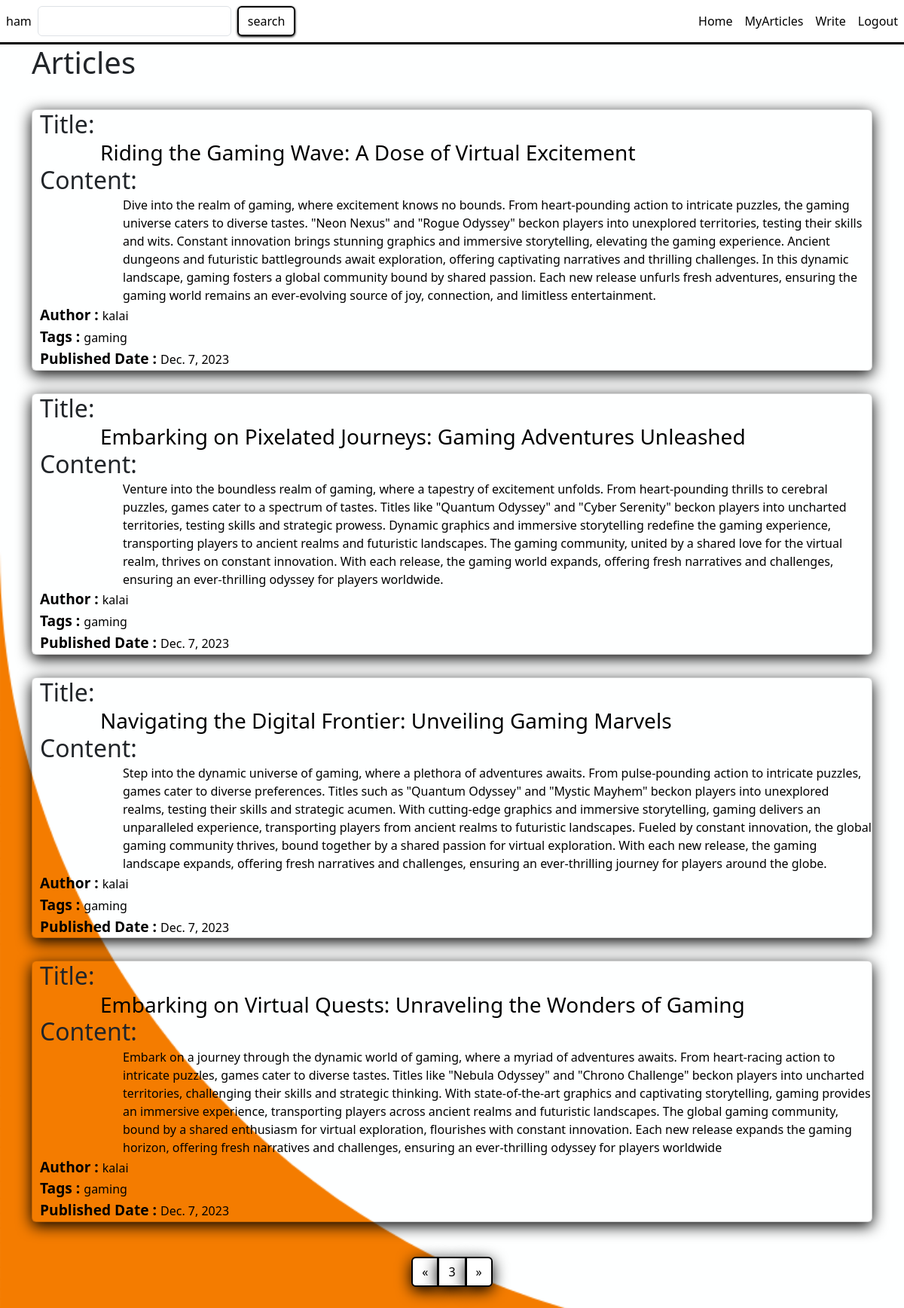
The page /articles?q=&page=3 (signed in) on the database its author committed.
### articles/models.py (models this page shows)
class Article(models.Model):
    title = models.CharField(max_length=100,null=False)
    files = models.FileField(blank=True,upload_to='static/article/files/')
    content = models.TextField(null=False)
    date = models.DateField(null=False)
    author = models.TextField(null=False)
    tags = models.TextField(null=False)

### articles/views.py (the view)
# urls.py: path("articles",articles,name='articles'),
def articles(request):
    if request.user.is_authenticated:
        pagination = Paginator(Article.objects.all(),4)
        page_no = request.GET.get("page")
        return render(request, "articles.html", context={"articles":pagination.get_page(page_no)})
    else:
        request.session["status"] = 3
        return redirect("login")

### templates/articles.html (shortened to what this page needs)
{% load static %}
<!DOCTYPE html>
<html lang="en">
  <head>
    <link
      href="https://cdn.jsdelivr.net/npm/bootstrap@5.3.2/dist/css/bootstrap.min.css"
      rel="stylesheet"
    />
    <link rel="stylesheet" href="{% static 'articles.css' %}" />
  </head>
  <body>
    <nav
      class="navbar navbar-expand-lg navbar-light"
    >
      <div class="collapse navbar-collapse" id="navbarNav">
        <ul class="navbar-nav mr-10">
          <li class="nav-item active">
            <a class="nav-link">{{request.user}}</a>
          </li>
          <li class="nav-item active ml-10">
            <form class='d-flex' action="search" method="POST">
              <input class='form-control me-2' name="search" required>
              <button class="btn btn-outline-secondary" type="submit">search</button>
            </form>
          </li>
        </ul>
      </div>
      <ul class="navbar-nav ms-auto">
        <li class="nav-item">
          <a class="nav-link" href="/">Home</a>
        </li>
        <li class="nav-item">
          <a class="nav-link" href="myarticles">MyArticles</a>
        </li>
        <li class="nav-item">
          <a class="nav-link" href="write">Write</a>
        </li>
        <li class="nav-item">
          <a class="nav-link" href="logout">Logout</a>
        </li>
      </ul>
    </nav>
      <div class="container">
        <div class="row">
          <div class="col">
            <h1>Articles</h2>
          </div>
        </div>
      {%for j in articles %}
      <div class="row">
        <div class="col-12">
          <div class="card mb-10 pb-10">
            <h2>Title:</h2>
            <h3 class="title">{{j.title}}</h3>
            <h2>Content:</h2>
            <p class="content">{{j.content}}</p>
            <p class="info"><b>Author : </b>{{j.author}}</p>
            <p class="info"><b>Tags : </b>{{j.tags}}</p>
            <p class="info"><b>Published Date : </b>{{j.date}}</p>
          </div>
        </div>
      </div>
      {% endfor %}
      <div class="row">
        <div class="col-md-12 mt-3 d-flex justify-content-center">
          <div class="text-center">
        <nav>
          <ul class="pagination">
            <li class="page-item">
              {% if articles.has_previous %}
              <a class="page-link" href="?q={{query}}&page={{articles.previous_page_number}}" aria-label="Previous">
                <span aria-hidden="true">&laquo;</span>
              </a>
              {% endif %}
            </li>
            {% if articles.has_other_pages > 0 %}
            <li class="page-item"><a class="page-link" href="#">{{articles.number}}</a></li>
            {% endif %}
            {% if articles.has_next %}
            <li class="page-item">
              <a class="page-link" href="?q={{query}}&page={{articles.next_page_number}}" aria-label="Next">
                <span aria-hidden="true">&raquo;</span>
              </a>
              {% endif %}
            </li>
          </ul>
        </nav>
        </div>
      </div>
      </div>
    </div>
  </body>
</html>

### static/article/css/articles.css (style rules this page uses)
body { background-size: cover; background-repeat: no-repeat; }
.card { height: 100%; width: 100%; background: none; box-shadow: 0 5px 20px 0 black; }
h3, p { color: black; padding-left: 30px; margin-bottom: 0px; }
.row { padding-bottom: 30px; flex: 1; }
.container { display: flex; flex-direction: column; }
.navbar { background-color: white; border-bottom: 3px solid black; }
.nav-link { color: black; }
.btn { color: black; background: none; border: 2px solid black; box-shadow: 0 1px 3px 0 black; }
h2 { margin-bottom: 2px; padding-left: 10px; }
.title { padding-left: 90px; }
.content { padding-left: 120px; }
.info { padding-left: 10px; }
b { font-size: larger; }
.page-link { border: 2px solid black; color: black; box-shadow: 0 5px 20px 0 black }

### rows shown on the page
Article: title "Riding the Gaming Wave: A Dose of Virtual Excitement", content "Dive into the realm of gaming, where excitement knows no bounds. From heart-pounding action to intricate puzzles, the gaming universe caters to diverse tastes. \"Neon Nexus\" and \"Rogue Odyssey\" beckon players into unexplored territories, testing their skills and wits. Constant innovation brings stunning graphics and immersive storytelling, elevating the gaming experience. Ancient dungeons and futuristic battlegrounds await exploration, offering captivating narratives and thrilling challenges. In this dynamic landscape, gaming fosters a global community bound by shared passion. Each new release unfurls fresh adventures, ensuring the gaming world remains an ever-evolving source of joy,…", author "kalai", tags "gaming", date "Dec. 7, 2023"
Article: title "Embarking on Pixelated Journeys: Gaming Adventures Unleashed", content "Venture into the boundless realm of gaming, where a tapestry of excitement unfolds. From heart-pounding thrills to cerebral puzzles, games cater to a spectrum of tastes. Titles like \"Quantum Odyssey\" and \"Cyber Serenity\" beckon players into uncharted territories, testing skills and strategic prowess. Dynamic graphics and immersive storytelling redefine the gaming experience, transporting players to ancient realms and futuristic landscapes. The gaming community, united by a shared love for the virtual realm, thrives on constant innovation. With each release, the gaming world expands, offering fresh narratives and challenges, ensuring an ever-thrilling odyssey for players worldwide.", author "kalai", tags "gaming", date "Dec. 7, 2023"
Article: title "Navigating the Digital Frontier: Unveiling Gaming Marvels", content "Step into the dynamic universe of gaming, where a plethora of adventures awaits. From pulse-pounding action to intricate puzzles, games cater to diverse preferences. Titles such as \"Quantum Odyssey\" and \"Mystic Mayhem\" beckon players into unexplored realms, testing their skills and strategic acumen. With cutting-edge graphics and immersive storytelling, gaming delivers an unparalleled experience, transporting players from ancient realms to futuristic landscapes. Fueled by constant innovation, the global gaming community thrives, bound together by a shared passion for virtual exploration. With each new release, the gaming landscape expands, offering fresh narratives and challenges, ensuring…", author "kalai", tags "gaming", date "Dec. 7, 2023"
Article: title "Embarking on Virtual Quests: Unraveling the Wonders of Gaming", content "Embark on a journey through the dynamic world of gaming, where a myriad of adventures awaits. From heart-racing action to intricate puzzles, games cater to diverse tastes. Titles like \"Nebula Odyssey\" and \"Chrono Challenge\" beckon players into uncharted territories, challenging their skills and strategic thinking. With state-of-the-art graphics and captivating storytelling, gaming provides an immersive experience, transporting players across ancient realms and futuristic landscapes. The global gaming community, bound by a shared enthusiasm for virtual exploration, flourishes with constant innovation. Each new release expands the gaming horizon, offering fresh narratives and challenges,…", author "kalai", tags "gaming", date "Dec. 7, 2023"

### other values the page prints
{{ request.user }} "ham"
{{ articles.number }} "3"
